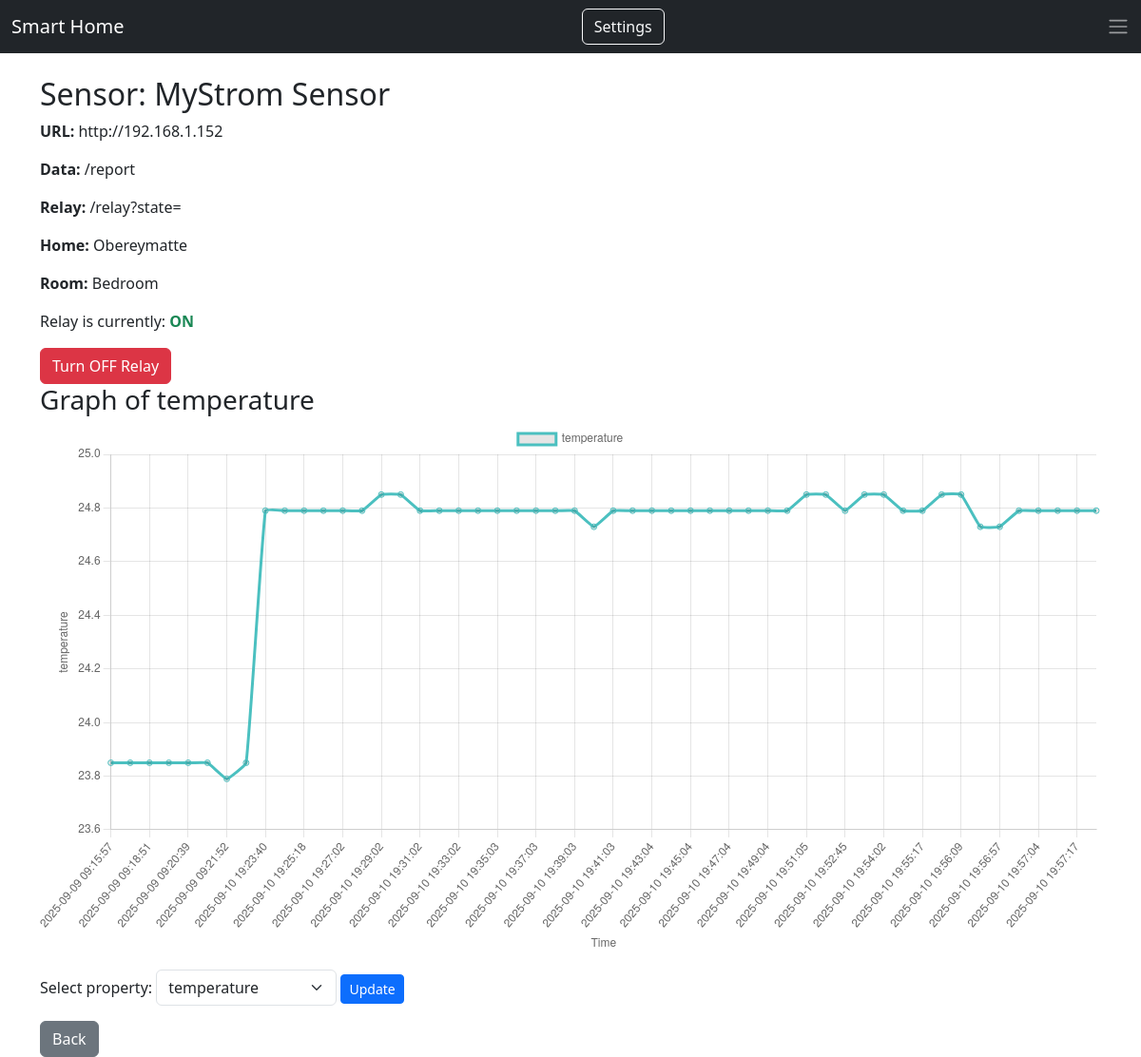
Page /sensor/3 on the committed database.
### app.py (models this page shows)
class Sensor(db.Model):
    id = db.Column(db.Integer, primary_key=True)
    name = db.Column(db.String, nullable=False)
    url = db.Column(db.String, nullable=False)
    data_endpoint = db.Column(db.String, nullable=True) # Optionales Feld für den Endpunkt der Sensordaten
    relay_endpoint = db.Column(db.String, nullable=True) # Optionales Feld für den Endpunkt zum Schalten des Relais
    room_id = db.Column(db.Integer, db.ForeignKey('room.id'), nullable=False)
    measurements = db.relationship('Measurement', backref='sensor', cascade="all, delete-orphan")

class Home(db.Model):
    id = db.Column(db.Integer, primary_key=True)
    name = db.Column(db.String, nullable=False)
    rooms = db.relationship('Room', backref='home', cascade="all, delete-orphan") # Cascade und delete-orphan sagt SQLAlchemy, dass alle untergeordneten Objekte (?) bei Löschen auch entfernt werden sollen

class Room(db.Model):
    id = db.Column(db.Integer, primary_key=True)
    name = db.Column(db.String, nullable=False)
    home_id = db.Column(db.Integer, db.ForeignKey('home.id'), nullable=False)
    sensors = db.relationship('Sensor', backref='room', cascade="all, delete-orphan")

class MeasurementType(db.Model):
    id = db.Column(db.Integer, primary_key=True)
    name = db.Column(db.String, nullable=False)
    unit = db.Column(db.String, nullable=False)
    values = db.relationship('MeasurementValue', backref='measurement_type', cascade="all, delete-orphan")

### app.py (the view)
@app.route('/sensor/<int:sensor_id>')
def sensor_detail(sensor_id):
    sensor = Sensor.query.get_or_404(sensor_id)# Holt den Sensor oder sendet 404 fehler wenn der sensor nicht findet
    property_name = request.args.get('property', 'temperature') # Temperatur als Standardwert falls kein Parameter angegeben wird
    measurements = []
    values = []
    for m in sensor.measurements:
        mv = next((v for v in m.values if v.measurement_type.name == property_name), None) # Sucht nach dem ersten MeasurementValue dass dem property_name entspricht
        if mv: # mv steht für MeasurementValue, m ist Measurement
            measurements.append(m.timestamp.strftime('%Y-%m-%d %H:%M:%S')) # Formatiert Datum und Urzeit
            values.append(mv.value)
    return render_template('sensor_detail.html', sensor=sensor, measurements=measurements, values=values, property_name=property_name)

### templates/sensor_detail.html (shortened to what this page needs)
{% extends "base.html" %}
{% block body %}
<h2>Sensor: {{ sensor.name }}</h2>
<p><strong>URL:</strong> {{ sensor.url }}</p>
<p><strong>Data:</strong> {{ sensor.data_endpoint }}</p>
<p><strong>Relay:</strong> {{ sensor.relay_endpoint }}</p>
<p><strong>Home:</strong> {{ sensor.room.home.name }}</p>
<p><strong>Room:</strong> {{ sensor.room.name }}</p>
<form method="post" action="{{ url_for('toggle_sensor_relay', sensor_id=sensor.id) }}" class="mt-3">
    {% set last_measurement = sensor.measurements[-1] if sensor.measurements else None %}
    {% set relay_value = (last_measurement.values | selectattr("measurement_type.name", "equalto", "relay") | list | last).value if last_measurement else None %}
    {% if relay_value is not none %}
        {% if relay_value %}
            <p>Relay is currently: <strong class="text-success">ON</strong></p>
            <button name="state" value="off" class="btn btn-danger">Turn OFF Relay</button>
        {% else %}
            <p>Relay is currently: <strong class="text-danger">OFF</strong></p>
            <button name="state" value="on" class="btn btn-success">Turn ON Relay</button>
        {% endif %}
    {% else %}
        <p class="text-muted">No relay measurement available yet.</p>
        <button name="state" value="on" class="btn btn-success">Turn ON Relay</button>
        <button name="state" value="off" class="btn btn-danger">Turn OFF Relay</button>
    {% endif %}
</form>
<h3>Graph of {{ property_name }}</h3>
<canvas id="sensorChart" width="800" height="400"></canvas>
<script>
const ctx = document.getElementById('sensorChart').getContext('2d');
const sensorChart = new Chart(ctx, {
    type: 'line',
    data: {
        labels: {{ measurements|tojson }},
        datasets: [{
            label: '{{ property_name }}',
            data: {{ values|tojson }},
            fill: false,
            borderColor: 'rgb(75, 192, 192)',
            tension: 0.1
        }]
    },
    options: {
        scales: {
            x: {
                title: { display: true, text: 'Time' }
            },
            y: {
                title: { display: true, text: '{{ property_name }}' }
            }
        }
    }
});
</script>
<form method="get" class="mt-3">
    <label>Select property:</label>
    <select name="property" class="form-select w-auto d-inline-block">
        {% for mt in sensor.measurements[0].values|map(attribute='measurement_type')|list %}
            <option value="{{ mt.name }}" {% if mt.name == property_name %}selected{% endif %}>{{ mt.name }}</option>
        {% endfor %}
    </select>
    <button class="btn btn-primary btn-sm">Update</button>
</form>
<a href="{{ url_for('index') }}" class="btn btn-secondary mt-3">Back</a>
{% endblock %}

### rows in the picture
Sensor: name "MyStrom Sensor", url "http://192.168.1.152", data_endpoint "/report", relay_endpoint "/relay?state="
Home: room.home.name "Obereymatte"
Room: room.name "Bedroom"
MeasurementType: name "temperature"

### other values in the picture
form field property "temperature"
chart data {{ property_name }} temperature
